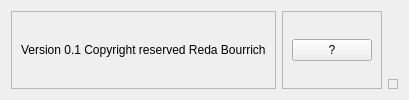
     <widget class="QFrame" name="footer_frame">
      <property name="frameShape">
       <enum>QFrame::NoFrame</enum>
      </property>
      <property name="frameShadow">
       <enum>QFrame::Raised</enum>
      </property>
      <layout class="QHBoxLayout" name="horizontalLayout_5">
       <item>
        <widget class="QFrame" name="footer_left_frame">
         <property name="frameShape">
          <enum>QFrame::StyledPanel</enum>
         </property>
         <property name="frameShadow">
          <enum>QFrame::Raised</enum>
         </property>
         <layout class="QHBoxLayout" name="horizontalLayout_6">
          <item alignment="Qt::AlignLeft">
           <widget class="QLabel" name="label">
            <property name="text">
             <string>Version 0.1 Copyright reserved Reda Bourrich</string>
            </property>
           </widget>
          </item>
         </layout>
        </widget>
       </item>
       <item>
        <widget class="QFrame" name="footer_right_frame">
         <property name="frameShape">
          <enum>QFrame::StyledPanel</enum>
         </property>
         <property name="frameShadow">
          <enum>QFrame::Raised</enum>
         </property>
         <layout class="QHBoxLayout" name="horizontalLayout_7">
          <item alignment="Qt::AlignRight">
           <widget class="QPushButton" name="pushButton_2">
            <property name="text">
             <string>?</string>
            </property>
           </widget>
          </item>
         </layout>
        </widget>
       </item>
       <item alignment="Qt::AlignBottom">
        <widget class="QFrame" name="size_grip">
         <property name="minimumSize">
          <size>
           <width>10</width>
           <height>10</height>
          </size>
         </property>
         <property name="maximumSize">
          <size>
           <width>10</width>
           <height>10</height>
          </size>
         </property>
         <property name="frameShape">
          <enum>QFrame::StyledPanel</enum>
         </property>
         <property name="frameShadow">
          <enum>QFrame::Raised</enum>
         </property>
        </widget>
       </item>
      </layout>
     </widget>
